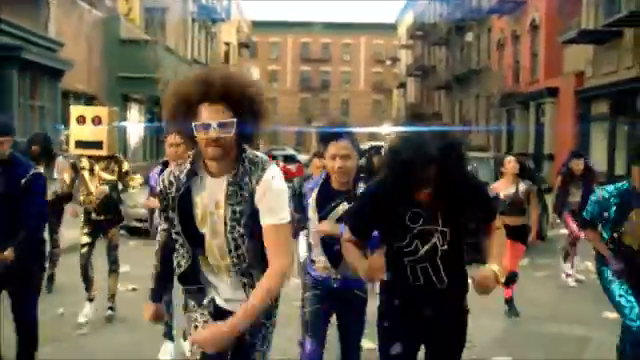
#> input picture frame 97 of dataset/veriff4.mp4, 640 x 360 px, given in place of veriff19.mp4, which was not available
$ jupyter execute FaceTest.ipynb
#> lines starting #> are read from the running program, lines starting #| are printed output that depends on the picture
[cell 1]
import cv2

[cell 2]
facecascade = cv2.CascadeClassifier('haarcascade_frontalface_default.xml')
vs = cv2.VideoCapture('C:/Users/VINIT/Desktop/Data_Scientist_-_Take-home_Assignment/dataset/veriff19.mp4')
frame=1
while frame<100:
    _, image = vs.read()
#> image is the input picture: shape (360, 640, 3); mean B, G, R 76.5, 92.2, 101.7
    # cv2.imwrite(f'TestDump/v1/frame{frame}_veriff4.jpg',image)
    gray = cv2.cvtColor(image, cv2.COLOR_BGR2GRAY)
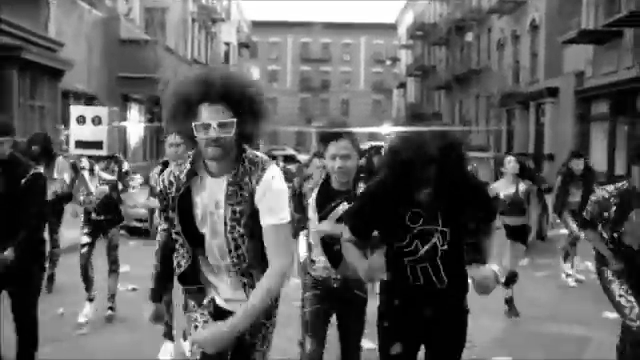
#> gray: shape (360, 640); min 0, max 255, mean 93.3
    faces = facecascade.detectMultiScale(gray, 1.1, 15,minSize=(60, 60))
#> faces = ()
    count = 0
    print(f'Frame {frame}',len(faces))
#| Frame 1 0
    if frame%5==0:
        cv2.imwrite(f'TestDump/v19/frame{frame}.jpg',gray)
        for (x,y,w,h) in faces:
            # print('Face: ',count)
            cv2.imwrite(f'TestDump/v19/frame{frame}_face{count}.jpg',image[y:y+h, x:x+w])
            count+=1

    frame+=1

vs.release()


$ run again, starting later in the video
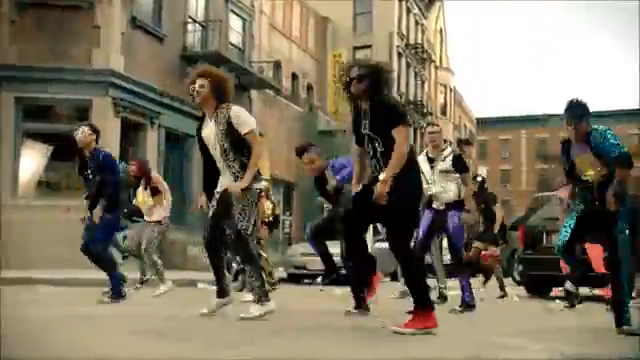
#> input picture frame 437 of dataset/veriff4.mp4, 640 x 360 px, given in place of veriff19.mp4, which was not available
#> image is the input picture: shape (360, 640, 3); mean B, G, R 96, 114.9, 123.4
#> `gray = cv2.cvtColor(image, cv2.COLOR_BGR2GRAY)`:
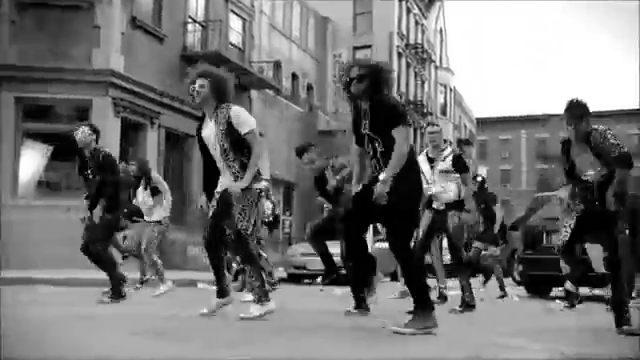
#> gray: shape (360, 640); min 0, max 255, mean 115.3
#> faces = ()
#| Frame 1 0

$ run again, starting later in the video
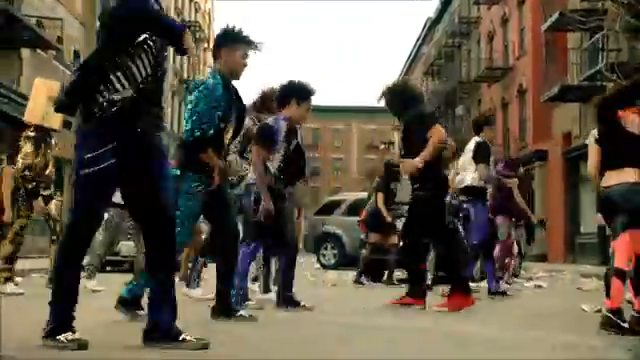
#> input picture frame 777 of dataset/veriff4.mp4, 640 x 360 px, given in place of veriff19.mp4, which was not available
#> image is the input picture: shape (360, 640, 3); mean B, G, R 73.3, 88.3, 97.5
#> `gray = cv2.cvtColor(image, cv2.COLOR_BGR2GRAY)`:
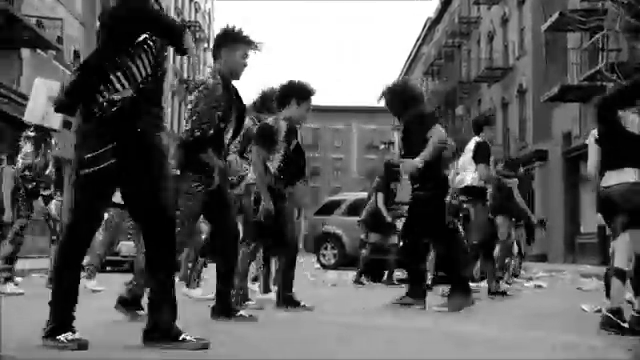
#> gray: shape (360, 640); min 0, max 255, mean 89.4
#> faces = ()
#| Frame 1 0
